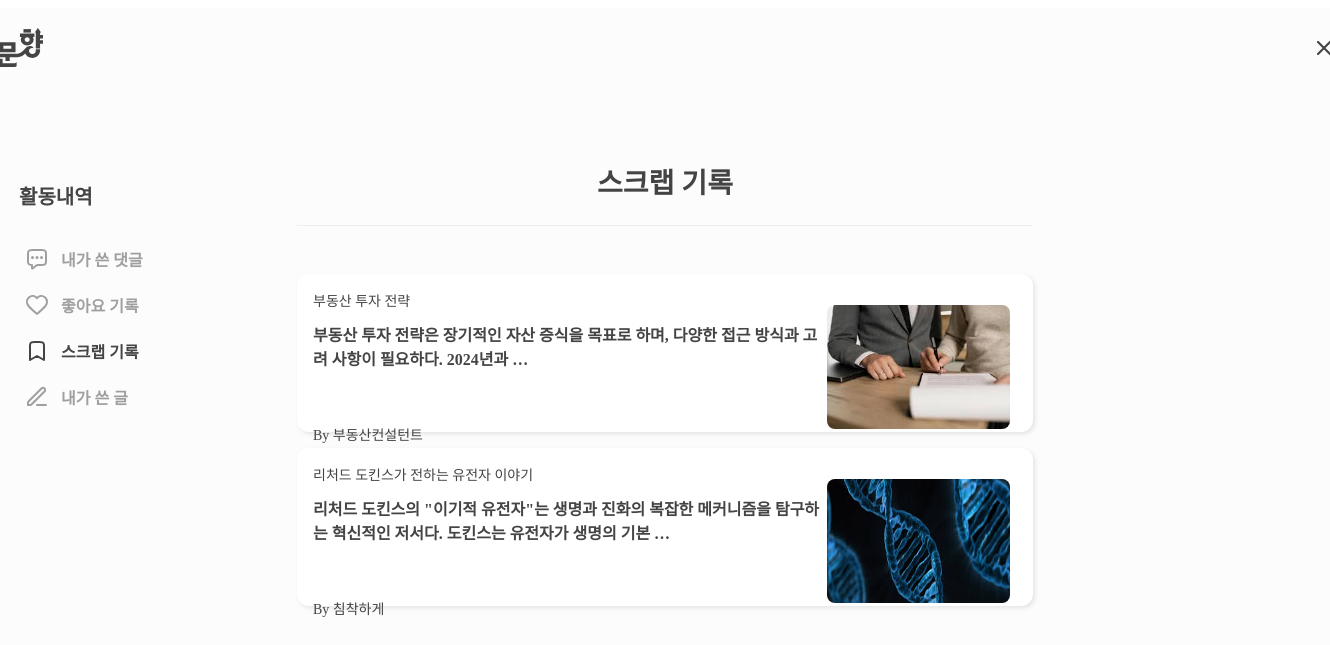
The app's page /accounts/mypage/scraps (signed in) with its own data.
### posts/models.py (models this page shows, shortened)
class Post(models.Model):
    MOVIE = 'MO'
    BOOK = 'BO'
    MUSIC = 'MU'
    ECONOMY = 'EC'
    SCIENCE = 'SC'
    SOCIETY = 'SO'
    FREEDOM = 'FR'
    CATEGORY_CHOICES = [
        (MOVIE, '영화'),
        (BOOK, '도서'),
        (MUSIC, '음악'),
        (ECONOMY, '경제'),
        (SCIENCE, '과학'),
        (SOCIETY, '사회'),
        (FREEDOM, '자유'),
    ]
    title = models.CharField('제목', max_length=200)
    writer = models.ForeignKey(settings.AUTH_USER_MODEL, on_delete=models.CASCADE, verbose_name='작성자', null=True, blank=True)
    image = models.ImageField(blank=True, upload_to="post_photo", default='post_photo/bin_img.svg')
    content = models.TextField('내용')
    category = models.CharField('글 분야', max_length=2, choices=CATEGORY_CHOICES, default='자유')
    created_at = models.DateTimeField(auto_now_add=True)
    comment = models.ForeignKey('Comment', on_delete=models.CASCADE, related_name='comments', verbose_name='댓글', null=True, blank=True)

### accounts/models.py (models this page shows, shortened)
class User(AbstractUser) :
    email = models.EmailField(max_length=64, unique=True, null=True)
    nickname = models.CharField(max_length=20, unique=True, null=True)
    profile = models.ImageField(upload_to='profiles/', blank=True, null=True)
    point = models.IntegerField(default=0)
    posts = models.ManyToManyField(Post, related_name='user_posts', blank=True)
    comments = models.ManyToManyField(Comment, related_name='user_comments', blank=True)
    def user_posts(self):
        return self.posts.filter(writer=self)
    def user_comments(self):
        return self.comments.filter(writer=self)

### accounts/views.py (the view)
# urls.py: path('accounts/mypage/scraps', accounts.views.user_scrap_posts_view, name='scrap_posts'),
@login_required
def user_scrap_posts_view(request):
    user_id = request.user.id
    scrap_posts = Post.objects.filter(scraps__user_id=user_id)
    context = {
        'scrap_posts': scrap_posts
    }
    return render(request, 'myScrap.html', context)

### accounts/templates/myScrap.html (shortened to what this page needs)
<!DOCTYPE html>
<html lang="en">
<head>
  {% load static %}
  <link rel="stylesheet" href="{% static 'css/myScrap.css' %}" />
</head>
<body>
  <div class="wrap">
    <div class="container">
      <div class="bar">
        <nav>
          <div class="Left">
            <div class="Title"><a href="{% url 'before-main' %}"><img src="{% static 'img/logo.svg' %}" /></div>
          </div>
          <div class="Right">
            <div class="login">
              <a href="javascript:history.back()" class="navlinklogin"
                ><img src="{% static 'img/close.png' %}"
                /></a>
            </div>
          </div>
        </nav>
      </div>
      <div class="side">
        <div class="side_title">활동내역</div>
        <div class="side_buttons">
          <a href="{% url 'myComment' %}" style="text-decoration: none;">
            <button class="side_button" id="my_comment">
                <img src="{% static 'img/my_comment.svg' %}" alt="My Comments" />
                <span>내가 쓴 댓글</span>
            </button>
          </a>
          <a href="{% url 'liked_posts' %}" style="text-decoration: none;">
            <button class="side_button" id="my_heart">
                <img src="{% static 'img/my_heart.svg' %}" alt="My Likes" />
                <span>좋아요 기록</span>
            </button>
          </a>
          <a href="{% url 'scrap_posts' %}" style="text-decoration: none;">
            <button class="side_button" id="my_scrap">
                <img src="{% static 'img/my_scrap_black.svg' %}" alt="My Scrap" />
                <span>스크랩 기록</span>
            </button>
          </a>
          <a href="{% url 'myPost' %}" style="text-decoration: none;">
            <button class="side_button" id="my_post">
                <img src="{% static 'img/my_post.svg' %}" alt="My Posts" />
                <span>내가 쓴 글</span>
            </button>
          </a>
        </div>
      </div>
      <div class="main">
        <div class="main_title" id="my_comment_title">스크랩 기록</div>
        <div class="main_line"></div>
        {% if scrap_posts %}
        <div class="main_boxs">
          {% for post in scrap_posts %}
          <a href="{% url 'post-detail' pk=post.id %}" style="text-decoration: none;">
          <div class="main_box">
            <div class="box_wrap">
              <div class="box_text">
                <div class="post_title1">{{ post.title }}</div>
                <div class="post_title2">{{ post.content|truncatewords:15}}</div>
                <div class="writer">By {{ post.writer.nickname }}</div>
              </div>
              <div class="box_img">
                {% if post.image %}
                <img class="box_image" src="{{ post.image.url }}" />
                {% endif %}
              </div>
            </div>
          </div>
          {% endfor %}
        </div>
        {% else %}
        <div class="content_none" id="none">현재 스크랩한 글이 없습니다.</div>
        {% endif %}
      </div>
    </div>
  </div>
</body>
</html>

### static/css/myScrap.css (style rules this page uses)
.wrap { display: flex; justify-content: center; }
.container { width: 1440px; height: 1024px; background: #fcfcfc; display: flex; flex-direction: column; align-items: center; position: relative; }
.bar { width: 1440px; height: 60px; }
.side { width: 212px; height: 260px; flex-shrink: 0; position: absolute; top: 153px; left: 24px; display: flex; flex-direction: column; gap: 36px; }
.side_title { margin-top: 20px; margin-left: 50px; color: #444; font-family: Pretendard; font-size: 20px; font-style: normal; font-weight: 600; line-height: normal; }
.side_buttons { margin-left: 50px; display: flex; flex-direction: column; gap: 20px; }
.side_button { display: flex; align-items: center; gap: 12px; border: none; background: #fcfcfc; color: #9f9f9f; font-family: Pretendard; font-size: 16px; font-style: normal; font-weight: 600; line-height: normal; }
#my_scrap { color: #444; font-family: Pretendard; font-size: 16px; font-style: normal; font-weight: 600; line-height: normal; }
.main { width: 736px; display: flex; flex-direction: column; align-items: center; margin-top: 93px; }
.main_title { color: #444; font-family: Pretendard; font-size: 28px; font-style: normal; font-weight: 600; line-height: normal; margin-bottom: 24px; }
.main_line { width: 736px; height: 1px; background: #eee; margin-bottom: 24px; }
.main_boxs { display: flex; flex-direction: column; gap: 16px; margin-top: 24px; }
.main_box { width: 736px; height: 158px; flex-shrink: 0; border-radius: 12px; background: #fff; box-shadow: 2px 2px 4px 0px rgba(159, 159, 159, 0.25); }
.box_wrap { display: flex; align-items: center; justify-content: space-between; padding-left: 16px; padding-top: 16px; padding-bottom: 23px; padding-right: 23px; }
.box_text { display: flex; flex-direction: column; }
.post_title1 { padding-bottom: 12px; color: #444; font-family: Pretendard; font-size: 14px; font-style: normal; font-weight: 400; line-height: normal; }
.post_title2 { padding-bottom: 54px; color: #444; font-family: Pretendard; font-size: 16px; font-style: normal; font-weight: 600; line-height: normal; }
.writer { color: #444; font-family: Pretendard; font-size: 14px; font-style: normal; font-weight: 400; line-height: normal; }
.box_img { width: 183px; height: 124px; flex-shrink: 0; border-radius: 8px; }
.box_image { width: 183px; height: 124px; flex-shrink: 0; border-radius: 8px; }
nav { display: flex; flex-direction: row; justify-content: space-between; margin-left: 2%; margin-right: 2%; }
.Title, .Selectbar, .Left, .Right { display: flex; flex-direction: row; margin: 10px; }
.Selectbar div, .Right div { margin-right: 10px; }
.Selectbar, .Right { display: flex; justify-content: center; align-items: center; }
.Title { color: black; font-weight: bolder; font-size: 20px; }
.navlinklogin, .navlinksign, .navlink { text-decoration-line: none; font-size: 15px; }
.navlinklogin, .navlinksign { color: #5e6f52; font-weight: bold; }
.main_box { transition: box-shadow 0.3s ease-in-out; }

### records on screen
Post: title "부동산 투자 전략", content "부동산 투자 전략은 장기적인 자산 증식을 목표로 하며, 다양한 접근 방식과 고려 사항이 필요하다. 2024년과 …", writer.nickname "부동산컨설턴트", image (picture)
Post: title "리처드 도킨스가 전하는 유전자 이야기", content "리처드 도킨스의 \"이기적 유전자\"는 생명과 진화의 복잡한 메커니즘을 탐구하는 혁신적인 저서다. 도킨스는 유전자가 생명의 기본 …", writer.nickname "침착하게", image (picture)
